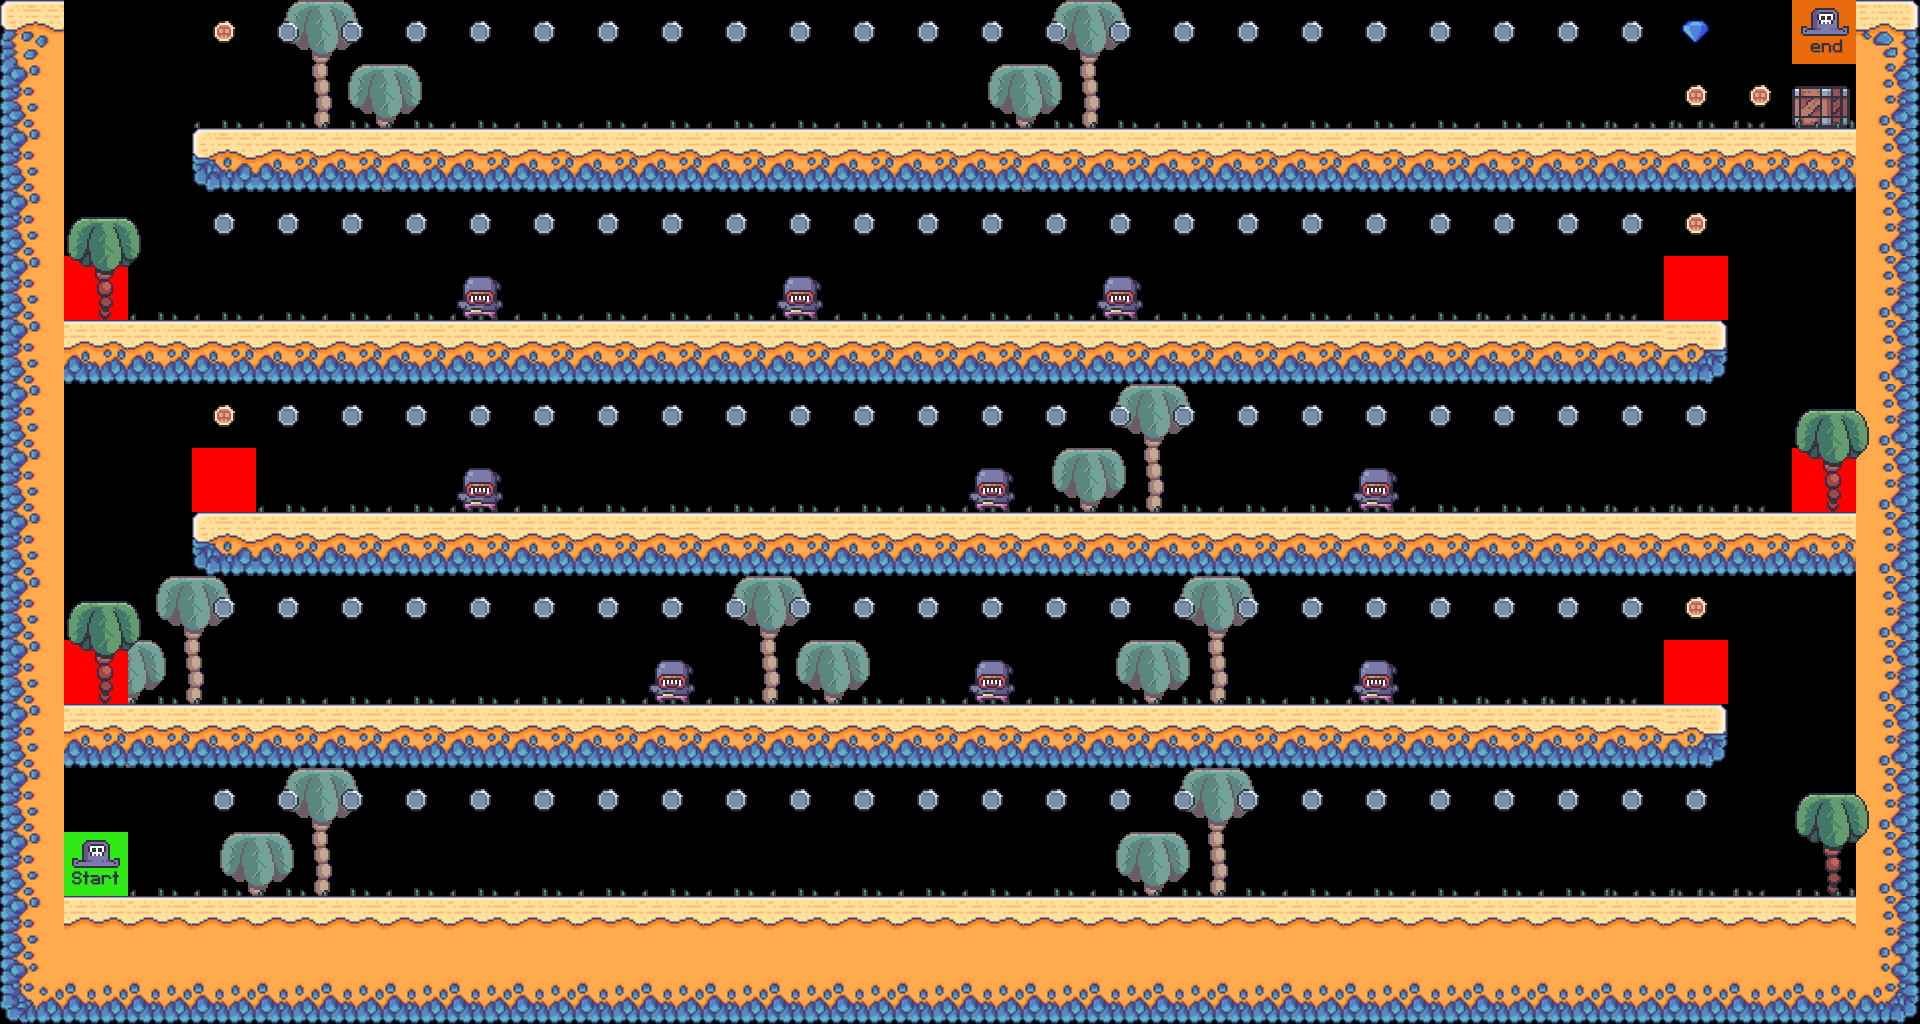

Rendered tile map (Tiled .tmx) drawn with the repository's tilesets; below, a short description and the map source with its tile grids summarised:
An orthogonal 30x16 tile map with 64x64 px tiles, 10 tile layers (bg_palms, terrain, crates, grass, ...), 8 tilesets.

<map version="1.9" tiledversion="1.9.2" orientation="orthogonal" renderorder="right-down" width="30" height="16" tilewidth="64" tileheight="64" infinite="0" nextlayerid="11" nextobjectid="1">
 <tileset firstgid="1" source="../tilesets/sand_tiles.tsx" />
 <tileset firstgid="86" source="../tilesets/palms.tsx" />
 <tileset firstgid="89" source="../tilesets/crates.tsx" />
 <tileset firstgid="90" source="../tilesets/grass_tiles.tsx" />
 <tileset firstgid="95" source="../tilesets/enemy_tiles.tsx" />
 <tileset firstgid="97" source="../tilesets/coin_tiles.tsx" />
 <tileset firstgid="99" source="../tilesets/diamond_tile.tsx" />
 <tileset firstgid="100" source="../tilesets/setup_tiles.tsx" />
 <layer id="2" name="bg_palms" width="30" height="16">
  <data>[480 cells, 16 non-empty, 1 distinct tile ids]</data>
 </layer>
 <layer id="1" name="terrain" width="30" height="16">
  <data>[480 cells, 192 non-empty, 11 distinct tile ids]</data>
 </layer>
 <layer id="3" name="crates" width="30" height="16">
  <data>[480 cells, 1 non-empty, 1 distinct tile ids]</data>
 </layer>
 <layer id="4" name="grass" width="30" height="16">
  <data>[480 cells, 132 non-empty, 5 distinct tile ids]</data>
 </layer>
 <layer id="5" name="enemies" width="30" height="16">
  <data>[480 cells, 9 non-empty, 1 distinct tile ids]</data>
 </layer>
 <layer id="6" name="constraints" width="30" height="16">
  <data>[480 cells, 6 non-empty, 1 distinct tile ids]</data>
 </layer>
 <layer id="10" name="fg_palms" width="30" height="16">
  <data>[480 cells, 4 non-empty, 1 distinct tile ids]</data>
 </layer>
 <layer id="7" name="coins" width="30" height="16">
  <data>[480 cells, 121 non-empty, 2 distinct tile ids]</data>
 </layer>
 <layer id="8" name="diamond" width="30" height="16">
  <data>[480 cells, 1 non-empty, 1 distinct tile ids]</data>
 </layer>
 <layer id="9" name="player" width="30" height="16">
  <data>[480 cells, 2 non-empty, 2 distinct tile ids]</data>
 </layer>
</map>
